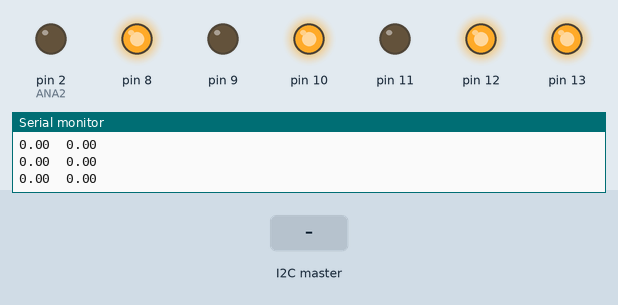
Recording of a sketch running on a simulated Arduino Uno, built with avr-gcc and run on an emulated ATmega328P. Shown: output pins drawn as LEDs (lit = HIGH), the last lines printed to the serial monitor. Inputs (shaded band) come from the test bench.

Above: at 2.2 s.
2.3 s: the I2C master sends the byte 1
At 3.8 s:
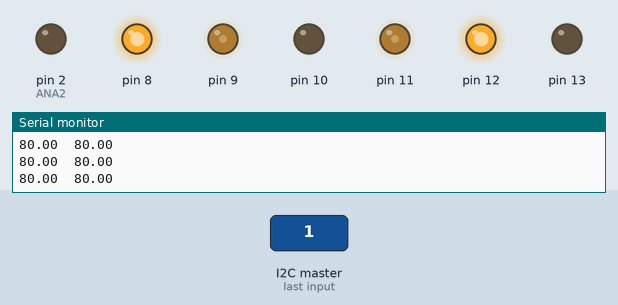
4.7 s: the I2C master sends the byte 0
At 5.47 s:
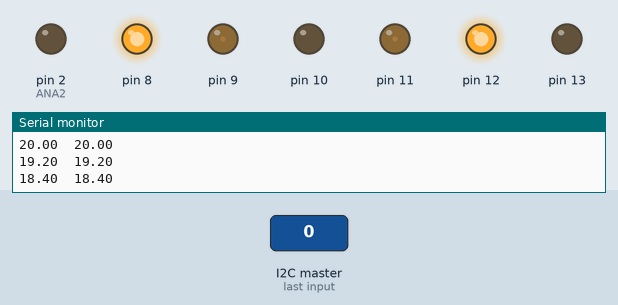
Timing chart, 0 to 7.7 s (numbered marks = the images above; inputs shaded):
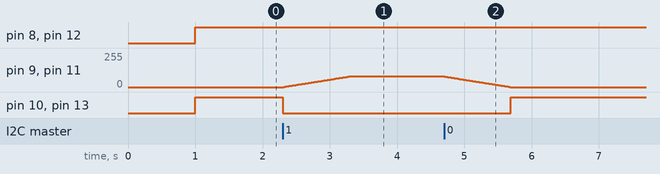

Measured:
- after the input at 2.3 s, pin 9, pin 11: moves from 0/255 to 80/255 over 0.98 s, starting at once; pin 10, pin 13: HIGH → LOW at once
- after the input at 4.7 s, pin 9, pin 11: moves from 80/255 to 0/255 over 0.98 s, starting at once; pin 10, pin 13: LOW → HIGH after 0.99 s

The sketch:

komatsu_dansa_utusi.ino
```cpp
#include <Wire.h>
#include "LoopCycleController.h"
#include "Motor.h"
#include "MovingAverage.h"

int zenyomi;
int motoyomi;
int JALfro;
int JALbac;

const int ANA1 = 1;
const int ANA2 = 2;

motor motorK(8, 10, 9);
motor motorN(12, 13, 11);
LoopCycleController loopCtrl(10000);
MovingAverage average1(100), average2(100);

void setup() {
  pinMode(ANA1, OUTPUT);
  pinMode(ANA2, OUTPUT);
  delay(1000);

  Wire.begin(3);
  Wire.onReceive(receiveEvent);

  Serial.begin(115200);
}

void loop() {
  if (JALfro > 0) {
    digitalWrite(ANA1, HIGH);
  }
  else {
    digitalWrite(ANA1, LOW);
  }
  if (JALbac > 0) {
    digitalWrite(ANA2, HIGH);
  }
  else {
    digitalWrite(ANA2, LOW);
  }
  maware();
  average1.Update(motomawasi());
  average2.Update(motomawasi());
  motorK.motor_move(average1.GetValue());
  motorN.motor_move(average2.GetValue());
  motorK.show_motor();
  motorN.show_motor();
  Serial.println();
  loopCtrl.Update();
}

void receiveEvent(int ShutupFucker) {
  while (Wire.available()) {
    zenyomi = Wire.read();
    motoyomi = bitRead(zenyomi, 0);
    JALfro = bitRead(zenyomi, 1);
    JALbac = bitRead(zenyomi, 2);
  }
}

void maware () {
  if (motoyomi > 0) {
    motoyomi = 80;
  }
  else motoyomi = 0;
}

int motomawasi() {
  return motoyomi;
}
```

LoopCycleController.h
```cpp
/**
        @file   LoopCycleController.h
        @brief  ループ周期を一定にする
        @author 谷川　豊章
        @date   2016/8/11
*/


#ifndef DEF_LoopCycleController_H
#define DEF_LoopCycleController_H

#include <arduino.h>

/**     LoopCycleControllerクラス
        ループ周期をコントロールするクラス
*/
class LoopCycleController {
    const unsigned long CYCLE_US;   ///< 周期(unit:us)
    unsigned long       lastTime;   ///< 前回のループ開始時間(unit:us)

    bool    isError;    ///< 指定された周期を超過しているときtrue

  public:

    /**     コンストラクタ
            @param  cycle_us    [in]目標のループ周期
    */
    LoopCycleController(unsigned long cycle_us) : CYCLE_US(cycle_us), lastTime(0), isError(false)
    { }

    /**     更新
            ループ周期が一定になるように待つ
    */
    void Update() {
      if ( micros() - lastTime > CYCLE_US ) { //指定されたループ周期より処理に時間がかかっている

        if (lastTime != 0) { //初回のループでなければエラーフラグを立てる
          isError = true;
        }
        lastTime = micros();

      } else {

        //一定周期になるように待つ
        isError = false;
        while ( micros() - lastTime < CYCLE_US );
        lastTime += CYCLE_US;

      }
    }

    /**     ループ周期の読み出し
            @return ループ周期
    */
    unsigned long Cycle_us() {
      return CYCLE_US;
    }

    /**     エラー検出
            @retval false   ループ周期は一定
            @retval true    ループ周期は一定でない
    */
    bool IsError() {
      return isError;
    }
};

#endif

extern LoopCycleController loopCtrl;
```

Motor.h
```cpp
#pragma once
#include<arduino.h>

class motor {
  private:
    int pin_a, pin_b, pin_p;
    double motor_power;

  public:
    motor(int pin_A, int pin_B, int pin_P) : pin_a(pin_A), pin_b(pin_B), pin_p(pin_P) {
      pinMode(pin_A, OUTPUT);
      pinMode(pin_B, OUTPUT);
    }

    void motor_move(double motor_data) {
      motor_power = motor_data;

      if (motor_power > 0) {
        digitalWrite(pin_a, HIGH);
        digitalWrite(pin_b, LOW);
        analogWrite(pin_p, motor_data);
      }
      else if (motor_power < 0) {
        digitalWrite(pin_a, LOW);
        digitalWrite(pin_b, HIGH);
        analogWrite(pin_p, abs(motor_data));
      }
      else if (motor_power == 0) {
        digitalWrite(pin_a, HIGH);
        digitalWrite(pin_b, HIGH);
        analogWrite(pin_p, 0);
      }
    }

    void show_motor() {
      Serial.print(motor_power); Serial.print("\t");
    }
};
```

MovingAverage.h
```cpp
/**
        @file   MovingAverage.h
        @brief  移動平均クラス
        @auther 谷川　豊章
        @date   2016/9/15
*/


#ifndef DEF_MovingAverage_H
#define DEF_MovingAverage_H

#include <arduino.h>

/**     移動平均クラス
*/
class MovingAverage {

    int* data;      ///< 平均を取るデータ
    int dataSize;   ///< 平均を取るデータのサイズ

    int writeIndex; ///< 次の値のdataへの書き込み場所

    long sum;       ///dataに保存されているデータの合計値

  public:

    /**     コンストラクタ
            @param  dataSize    [in]移動平均するデータの個数
    */
    MovingAverage(int dataSize) : dataSize( max(dataSize, 1) ), writeIndex(0), sum(0)
    {
      data = new int[dataSize];
      for (int i = 0; i < dataSize; i++) {
        data[i] = 0;
      }
    }

    /**     ディストラクタ
    */
    ~MovingAverage() {
      delete[] data;
    }

    /**     値の更新
            @param  value   [in]移動平均するデータ
    */
    void Update(int value) {
      sum -= data[writeIndex];    //取り除くデータの値分だけ合計から取り除く
      data[writeIndex++] = value; //データを更新する
      sum += value;               //合計値に更新した値を追加する

      if (writeIndex >= dataSize)
        writeIndex = 0;
    }

    /**     平均値の取得
            @return     平均値
    */
    double GetValue() {
      return double(sum) / double(dataSize);
    }
};


#endif
```
